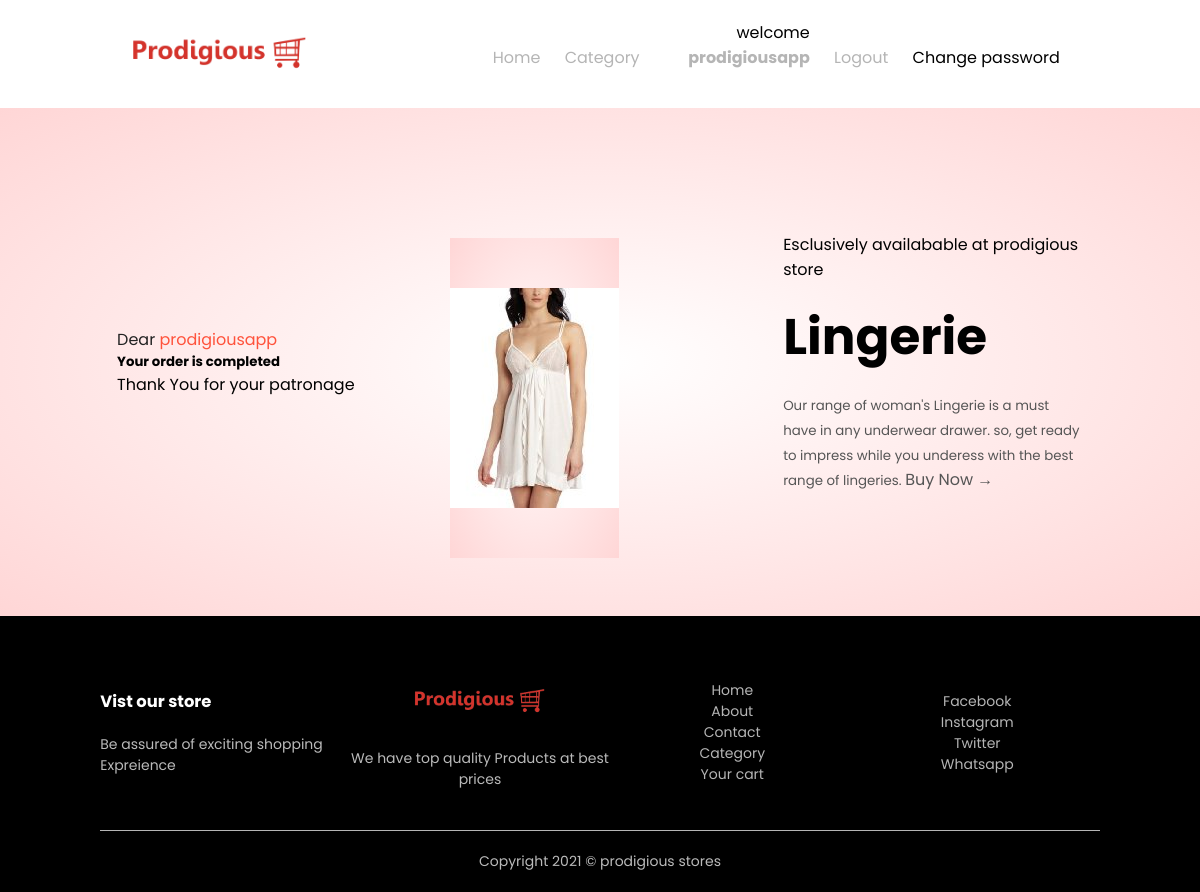
The app's page /order/ordercompleted/ (signed in) with its own data.
### home/models.py (models this page shows, shortened)
class Setting(models.Model):
    STATUS =(
        ('True','True'),
        ('False','False'),
    )
    title = models.CharField(max_length=100)
    keywords = models.CharField(max_length=255)
    description = models.CharField(max_length=255, null=True)
    company = models.CharField(max_length=255,null=True)
    address = models.CharField(max_length=100)
    phone = models.CharField(max_length=100, null=True)
    email = models.CharField(max_length=100, blank=True)
    icon = models.ImageField(blank=True, null=True, upload_to='images/')
    logo = models.ImageField(blank=True, null=True, upload_to='images/')
    cart_icon = models.ImageField(blank=True, null=True, upload_to='images/')
    menu_icon = models.ImageField(blank=True, null=True, upload_to='images/')
    facebook = models.CharField(blank=True, max_length=100)
    instargram = models.CharField(blank=True, max_length=100)
    twitter = models.CharField(blank=True, max_length=100)
    created_at = models.DateTimeField(auto_now_add=True)
    updated_at = models.DateTimeField(auto_now_add=True)
    about = RichTextUploadingField(blank=True)
    contact = RichTextUploadingField(blank=True)
    status = models.CharField(max_length=10,choices=STATUS)
    banner_text = RichTextUploadingField(default='what we do')

### user/models.py (models this page shows, shortened)
class UserProfile(models.Model):
    user = models.OneToOneField(User,blank=True, null=True, on_delete=models.CASCADE)
    first_name = models.CharField(blank=True, null=True, max_length=100)
    last_name = models.CharField(blank=True, null=True, max_length=100)
    phone = models.CharField(blank=True, null=True, max_length=11)
    address = models.CharField(blank=True, null=True, max_length=300)
    city = models.CharField(blank=True, null=True, max_length=100)
    state = models.CharField(blank=True, null=True, max_length=100)
    country = models.CharField(blank=True, null=True,max_length=100)
    zipcode = models.CharField(blank=True, null=True,max_length=8)
    images = models.ImageField(blank=True, null=True,upload_to='images/users', default='defaultpic.jpg')
    def image_tag(self):
        return mark_safe('<img src="{}" height="50px"/>'.format(self.image.url))
    image_tag.short_discription = 'image'
    class Meta:
        db_table = 'userprofile'
        managed = True
        verbose_name = 'Userprofile'
        verbose_name_plural = 'Userprofile(s)'

### product/models.py (models this page shows, shortened)
class Product(models.Model):
    STATUS=(
        ('True','True'),
        ('False','False'),
    )
    AVAILABLE =(
        ('In Stock','In Stock'),
        ('Out of Stock', 'Out of Stock'),
        ('Restacked','Restocked'),
    )
    category = models.ForeignKey(Category, on_delete=models.DO_NOTHING)
    title = models.CharField(max_length=150, blank=True,)
    keywords = models.CharField(max_length=255)
    description = models.CharField(max_length=255)
    image = models.ImageField(blank=True, upload_to='images/')
    price = models.FloatField(blank=True, null=True)
    sizes = models.CharField(max_length=50, null=True, default='Large')
    discount_price = models.FloatField(blank=True, null=True)
    available = models.CharField(choices=AVAILABLE,max_length=20,default='In Stock')
    quantity_instock = models.IntegerField(blank=True, null=True, default=1000)
    minquantity = models.IntegerField(blank=True)
    amount = models.IntegerField(blank=True, null=True)
    status = models.CharField(max_length=10, choices=STATUS)
    slug = models.SlugField(null=False, unique=True)
    created_at = models.DateTimeField(auto_now_add=True)
    updated_at = models.DateTimeField(auto_now_add=True)
    featured = models.BooleanField(blank=True)
    latest = models.BooleanField(blank=True)
    banner = models.BooleanField(blank=True)
    offer = models.BooleanField(blank=True)
    detail = RichTextUploadingField()
    def image_tag(self):
        return mark_safe('<img src="()" height="50px"/>'.format(self.image.url))
    image_tag.short_description = 'image'

### order/views.py (the view)
# urls.py: path('ordercompleted/',views.ordercompleted,name='ordercompleted')
@login_required(login_url='/login')
def ordercompleted(request):
    category = Category.objects.all()
    setting = Setting.objects.get(pk=1)
    banner = Product.objects.get(banner=True)
    offer = Product.objects.get(offer=True)
    profile = UserProfile.objects.get(user__username = request.user.username)
    shopcart = ShopCart.objects.filter(order_placed=False).filter(user__username = request.user.username)
    for item in shopcart:
        item.order_placed = True
        item.save()
        aproduct = Product.objects.get(id=item.product.id)
        aproduct.quantity_instock -= item.quantity
        aproduct.save()
    context ={
        'setting':setting,
        'offer':offer,
        'category':category,
        'shopcart':shopcart,
        'profile':profile,
    }
    return render(request,'ordercompleted.html',context)

### home/context_processor.py (called while the page is built)
def cartcount(request):
    cartcount = ShopCart.objects.filter(order_placed=False).filter(user__username=request.user.username)
    total_quantity = 0
    for item in cartcount:
        total_quantity += item.quantity
    context = {'itemcount':total_quantity}
    return context

### order/templates/ordercompleted.html (shortened to what this page needs)
{% extends 'base.html' %}
{% load static %}
{% block header %} {% include 'acheader.html' %} {% endblock header %}
{% block content %}
    <div class="account-page">
        <div class="container">
            <div class="row">
                <div class="col-2">
                    <div class="uform container">
                        <h4>Dear <span style="color: #ff523b;">{{profile.user.username}} {{profile.user.last_name}}</span></h4>
                        <h5>Your order is completed</h5>
                        <p>Thank You for your patronage</p>
                    </div>
                </div>
                <div class="col-2">
                    <div class="row">
                        <div class="col-2">
                            <img src="{{offer.image.url}}" class="offer img">
                        </div>
                    </div>
                </div>
                <div class="col-2">
                    <p>Esclusively availabable at prodigious store</p>
                    <h1>Lingerie</h1>
                    <small>
                        Our range of woman's Lingerie is a must have in any underwear drawer.
                        so, get ready to impress while you underess with the best range of lingeries.
                    </small>
                    <a href="{% url 'category' %}" class="buttons">Buy Now &#8594;</a>
                </div>
            </div>
        </div>
    </div>
{% endblock content %}
{% block footer %} {% include 'footer.html' %} {% endblock footer %}

### user/templates/acheader.html (shortened to what this page needs)
<div class="container">
    <div class="header">
        <div class="logo">
            <a href="{% url 'index' %}"><img src="{{setting.logo.url}}" alt="Company's logo"></a>
        </div>
        <div class="navbar">
            <ul id="MenuItems">
                <li><a href="{% url 'index' %}">Home</a></li>
                    <li><a href="{% url 'category' %}">Category</a></li>
                {% if  user.id is not None %}
                    <li>
                        welcome <a href="{% url 'user' %}">
                            {% if request.user.first_name %}
                                <p><strong>{{request.user.first_name}}</strong></p>
                            {% else %}
                                <p><strong>{{request.user.username}}</strong></p>
                            {% endif %}
                        </a>
                    </li>
                    <li><a href="{% url 'logoutfunc' %}">Logout</a></li>
                    <li><a href=""></a>Change password</li>
                    {% else %}
                        <li><a href="{% url 'about' %}">About</a></li>
                        <li><a href="{% url 'contact' %}">Contact</a></li>
                        <li><a href="{% url 'accountform' %}">Account</a></li>
                    {% endif %}
            </ul>
        </div>
    </div>
</div>

### home/static/css/day10.css (style rules this page uses)
body { font-family: 'Poppins', sans-serif; }
* { margin: 0%; padding: 0%; box-sizing: border-box; }
.container { max-width: 1000px; margin: auto; padding: 0.25px; }
.header { display: flex; text-align: center; padding: 20px; }
.logo { width: 100px; }
.logo img { width: 200px; }
.navbar { flex: 1; text-align: right; }
.navbar li { display: inline-block; margin-right: 20px; }
a { text-decoration: none; color: #555; }
.row { display: flex; align-items: center; flex-wrap: wrap; justify-content: space-around; }
.col-2 { flex-basis: 50px; min-width: 300px; }
.col-2 img { max-width: 100%; padding: 50px 0; }
.col-2 h1 { font-size: 50px; line-height: 60px; margin: 25px 0; }
h4 { color: #222; font-weight: normal; }
.offer { background: radial-gradient(white, #ffd6d6); margin-top: 80px; padding: 30px 0; }
small { color: #555; }
ul { list-style-type: none; }
ul a { text-decoration: none; color: #b5b5b5; }
.account-page { padding: 50px 0; background: radial-gradient(#fff, #ffd6d6); }

### records on screen
Setting: logo (picture)
UserProfile: user.username "prodigiousapp"
Product: image (picture)

### other values on screen
{{ request.user.username }} "prodigiousapp"
